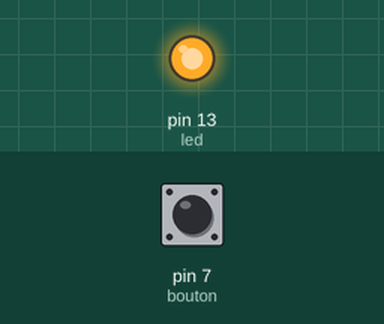
This sketch was run on a simulated Arduino Uno, built with avr-gcc and run on an emulated ATmega328P. On the bench: output pins drawn as LEDs (lit = HIGH). Inputs (shaded band) come from the test bench; at power-on: pin 7 (bouton) HIGH.

Above: at 1.2 s.
1.3 s: pin 7 (bouton) pulled LOW for 0.15 s
At 1.37 s:
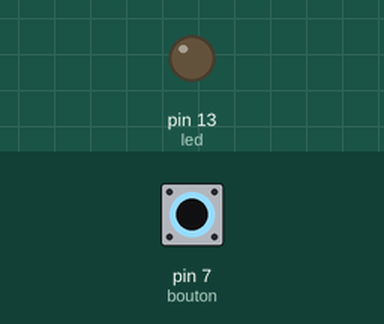
2.9 s: pin 7 (bouton) pulled LOW for 3.2 s
At 7.0 s:
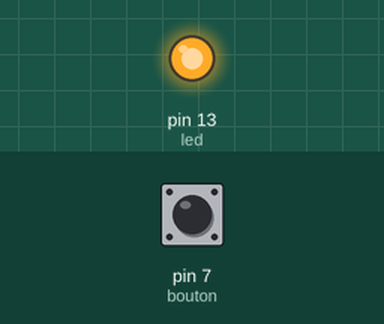
Timing chart, 0 to 8.5 s (numbered marks = the images above; inputs shaded):
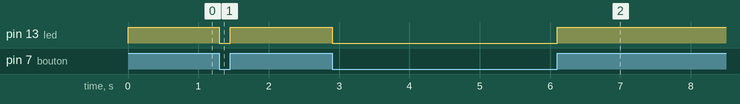

Measured:
- after the input at 1.3 s, pin 13 (led): HIGH → LOW at once, → HIGH 0.15 s later
- after the input at 2.9 s, pin 13 (led): HIGH → LOW at once, → HIGH 3.2 s later

The sketch:

bouton_allumage.ino
```cpp
int led = 13;
int bouton = 7;

void setup() {
  pinMode(led, OUTPUT);
  pinMode(bouton, INPUT_PULLUP);
}

void loop() {

  if (digitalRead(bouton) == HIGH) {    //Si le bouton est appuyé
    digitalWrite(led, HIGH);
  } else {  //Sinon (tous les autres cas)
    digitalWrite(led,LOW);
  }
}
```
